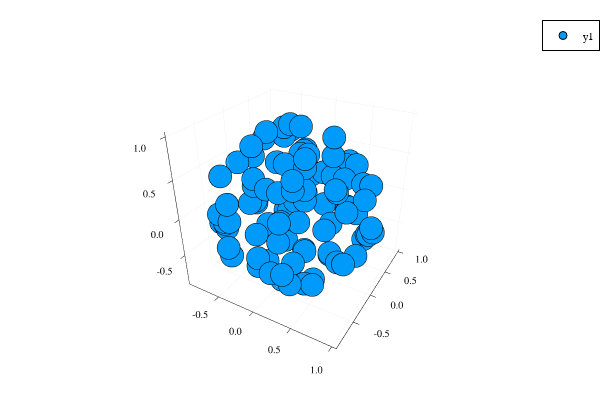

The code cell stored with this chart in its notebook:
### Code cell
# Plot the sampled points

S = reduce(hcat, vcat(samples, extra_samples))
if n < 3
    scatter(S[1,:], S[2,:])
else
    scatter(S[1,:], S[2,:], S[3,:])
end

### Figure 1 — Plotly figure (JSON) as saved in the notebook; plotly's stock layout.template omitted (floating-point values rounded to 4 significant figures; data arrays with more than 128 entries replaced by an {"elided": "..."} marker saying what was removed)
{"data": [{"colorbar": {"title": ""}, "legendgroup": "y1", "marker": {"color": "rgba(0, 154, 250, 1.000)", "line": {"color": "rgba(0, 0, 0, 1.000)", "width": 1}, "size": 8, "symbol": "circle"}, "mode": "markers", "name": "y1", "showlegend": true, "type": "scatter3d", "x": {"elided": "134 float values"}, "xaxis": "x1", "y": {"elided": "134 float values"}, "yaxis": "y1", "z": {"elided": "134 float values"}, "zmax": null, "zmin": null}], "layout": {"annotations": [], "height": 400, "legend": {"bgcolor": "rgba(255, 255, 255, 1.000)", "bordercolor": "rgba(0, 0, 0, 1.000)", "borderwidth": 1, "font": {"color": "rgba(0, 0, 0, 1.000)", "family": "sans-serif", "size": 11}, "tracegroupgap": 0, "traceorder": "normal", "x": 1, "xanchor": "auto", "y": 1, "yanchor": "auto"}, "margin": {"b": 20, "l": 0, "r": 0, "t": 20}, "paper_bgcolor": "rgba(255, 255, 255, 1.000)", "plot_bgcolor": "rgba(255, 255, 255, 1.000)", "scene": {"camera": {"eye": {"x": 1.126, "y": -1.95, "z": 1.3}}, "xaxis": {"anchor": "y1", "domain": [0.06582, 0.9934], "gridcolor": "rgba(0, 0, 0, 0.100)", "gridwidth": 0.5, "linecolor": "rgba(0, 0, 0, 1.000)", "mirror": false, "range": [-0.9594, 1.053], "showgrid": true, "showline": true, "showticklabels": true, "tickangle": 0, "tickcolor": "rgb(0, 0, 0)", "tickfont": {"color": "rgba(0, 0, 0, 1.000)", "family": "sans-serif", "size": 11}, "tickmode": "array", "ticks": "inside", "ticktext": ["-0.5", "0.0", "0.5", "1.0"], "tickvals": [-0.5, 0, 0.5, 1], "title": "", "titlefont": {"color": "rgba(0, 0, 0, 1.000)", "family": "sans-serif", "size": 15}, "type": "-", "visible": true, "zeroline": false, "zerolinecolor": "rgba(0, 0, 0, 1.000)"}, "yaxis": {"anchor": "x1", "domain": [0.03762, 0.9902], "gridcolor": "rgba(0, 0, 0, 0.100)", "gridwidth": 0.5, "linecolor": "rgba(0, 0, 0, 1.000)", "mirror": false, "range": [-0.9307, 1.052], "showgrid": true, "showline": true, "showticklabels": true, "tickangle": 0, "tickcolor": "rgb(0, 0, 0)", "tickfont": {"color": "rgba(0, 0, 0, 1.000)", "family": "sans-serif", "size": 11}, "tickmode": "array", "ticks": "inside", "ticktext": ["-0.5", "0.0", "0.5", "1.0"], "tickvals": [-0.5, 0, 0.5, 1], "title": "", "titlefont": {"color": "rgba(0, 0, 0, 1.000)", "family": "sans-serif", "size": 15}, "type": "-", "visible": true, "zeroline": false, "zerolinecolor": "rgba(0, 0, 0, 1.000)"}, "zaxis": {"gridcolor": "rgba(0, 0, 0, 0.100)", "gridwidth": 0.5, "linecolor": "rgba(0, 0, 0, 1.000)", "mirror": false, "range": [-0.9406, 1.052], "showgrid": true, "showline": true, "showticklabels": true, "tickangle": 0, "tickcolor": "rgb(0, 0, 0)", "tickfont": {"color": "rgba(0, 0, 0, 1.000)", "family": "sans-serif", "size": 11}, "tickmode": "array", "ticks": "inside", "ticktext": ["-0.5", "0.0", "0.5", "1.0"], "tickvals": [-0.5, 0, 0.5, 1], "title": "", "titlefont": {"color": "rgba(0, 0, 0, 1.000)", "family": "sans-serif", "size": 15}, "type": "-", "visible": true, "zeroline": false, "zerolinecolor": "rgba(0, 0, 0, 1.000)"}}, "showlegend": true, "width": 600}}
